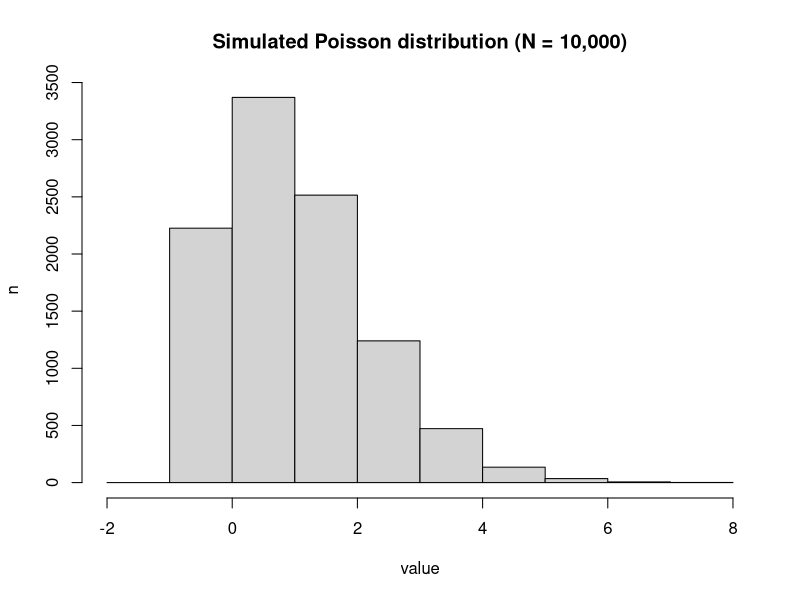
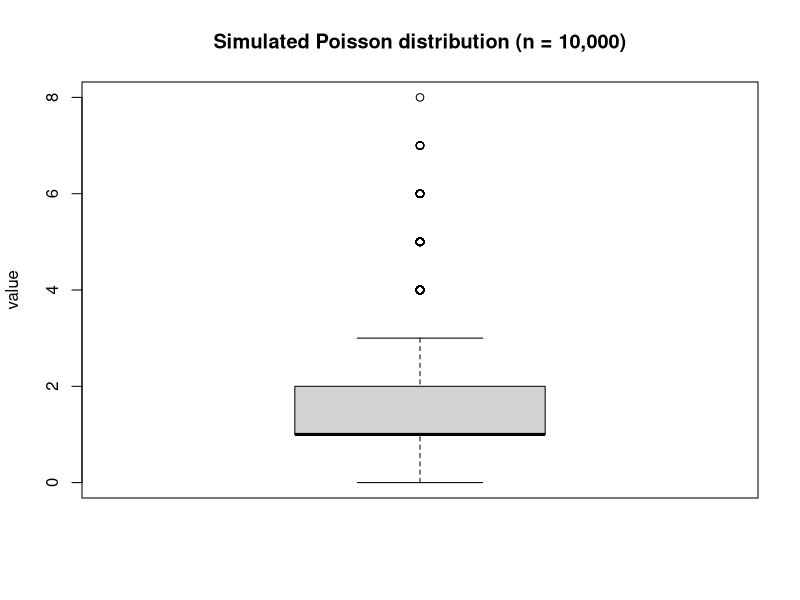
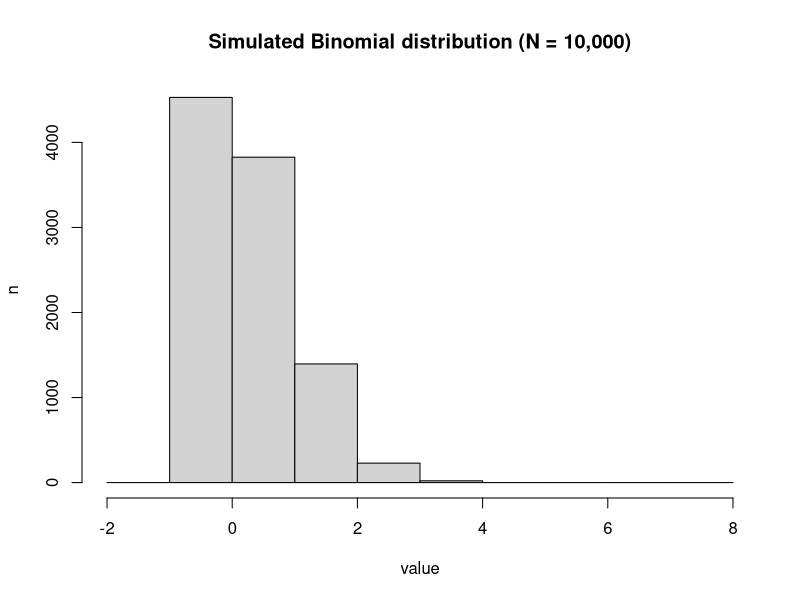
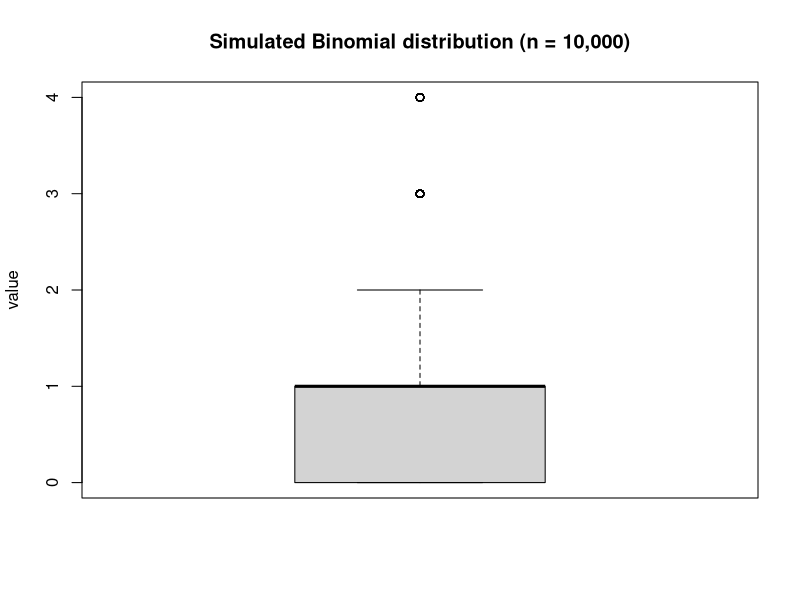

The R source for these figures, in order:
## ---- chunk 1
set.seed(8675309)
LAMBDA <- 1.5
rps <- rpois(10000, LAMBDA)
head(rps)
## ---- chunk 2
p.theoretical_mean <- LAMBDA
p.theoretical_sd <- LAMBDA
p.theoretical_mean
p.theoretical_sd

p.simulated_mean <- mean(rps)
p.simulated_sd <- sd(rps)
p.simulated_mean
p.simulated_sd
## ---- chunk 3
hist(
  rps,
  breaks = -2:8,
  main = "Simulated Poisson distribution (N = 10,000)",
  xlab = "value",
  ylab = "n"
)

boxplot(
  rps,
  ylab = "value",
  main = "Simulated Poisson distribution (n = 10,000)"
)
## ---- chunk 4
set.seed(8675309)
N <- 5
THETA <- 0.15
rbs <- rbinom(10000, N, THETA)
head(rbs)
## ---- chunk 5
b.theoretical_mean <- N * THETA
b.theoretical_sd <- sqrt( N * THETA * (1 - THETA) )
b.theoretical_mean
b.theoretical_sd

b.simulated_mean <- mean(rbs)
b.simulated_sd <- sd(rbs)
b.simulated_mean
b.simulated_sd
## ---- chunk 6
hist(
  rbs,
  breaks = -2:8,
  main = "Simulated Binomial distribution (N = 10,000)",
  xlab = "value",
  ylab = "n"
)

boxplot(
  rbs,
  ylab = "value",
  main = "Simulated Binomial distribution (n = 10,000)"
)
